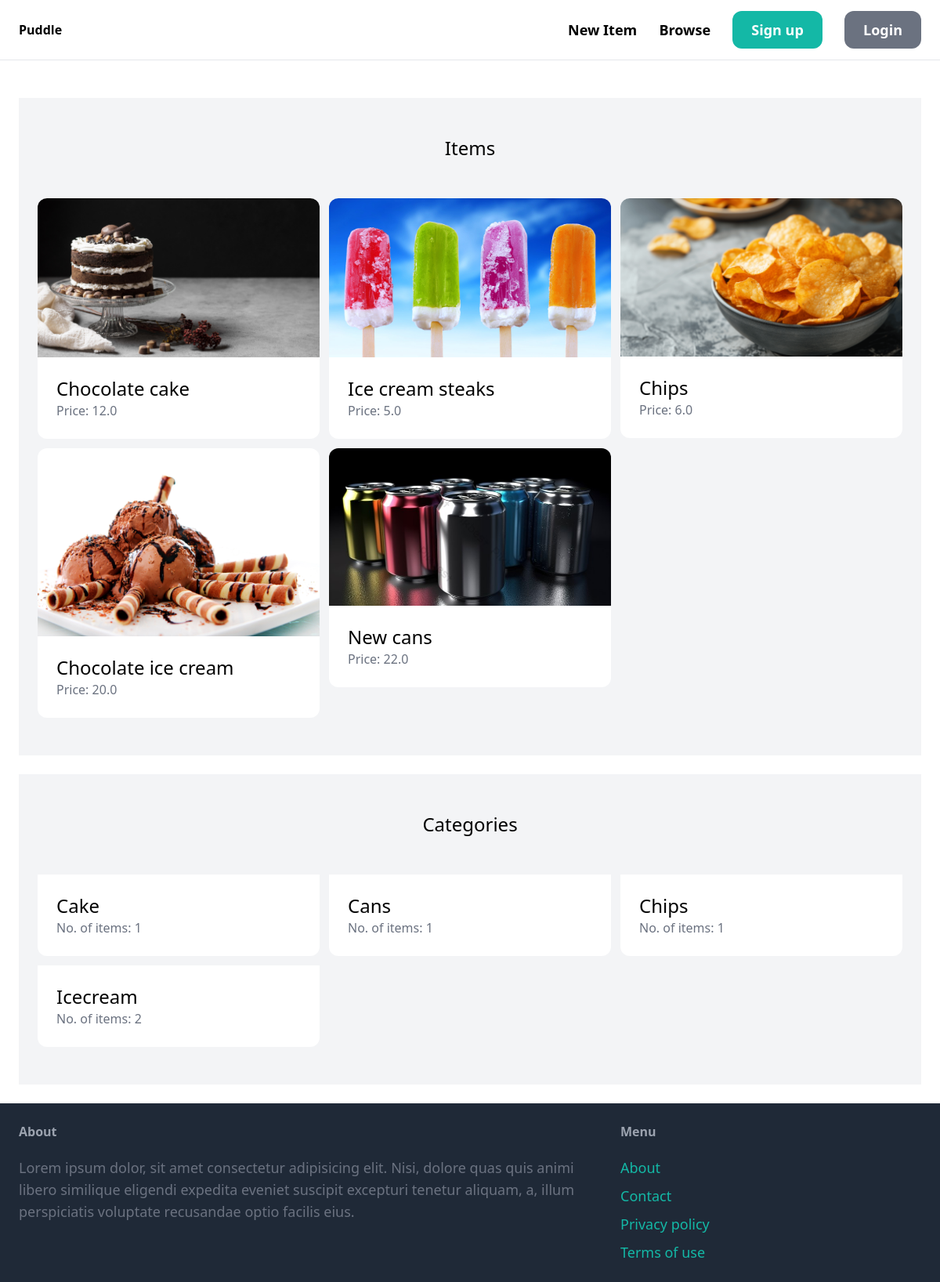
/, run on an earlier commit of the app's database.
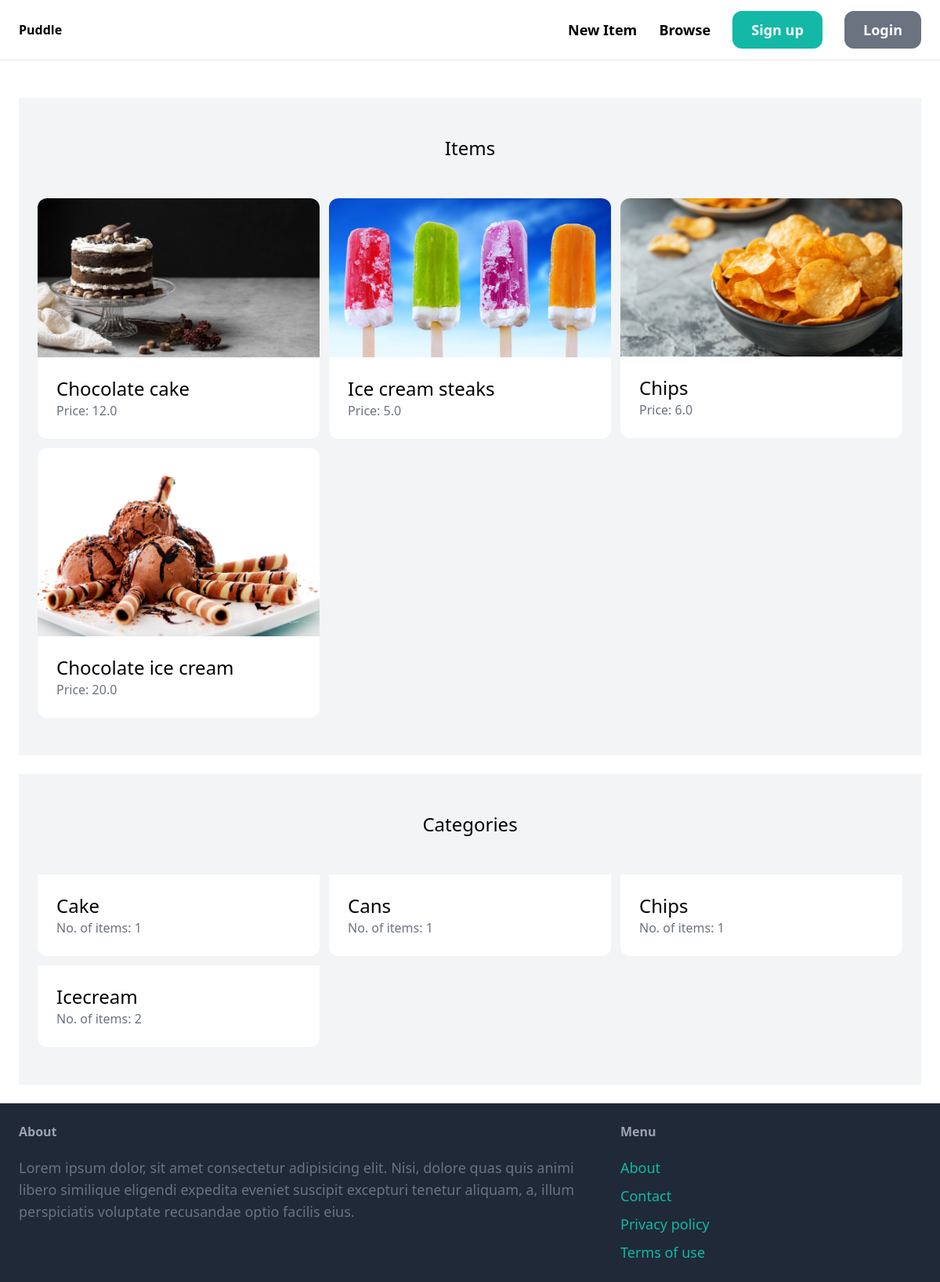
And on a later commit of the database.
### items/models.py (models this page shows, shortened)
class Item(models.Model):
    name = models.CharField(max_length=255)
    description = models.TextField(null=True, blank=True)
    price = models.FloatField()
    is_sold = models.BooleanField(default=False)
    created_at = models.DateTimeField(auto_now_add=True)
    created_by = models.ForeignKey(User, related_name='items', on_delete=models.CASCADE)
    category = models.ForeignKey(Category, related_name='items', on_delete=models.CASCADE)
    image = models.ImageField(upload_to='item_images', blank=True, null=True)

class Category(models.Model):
    name = models.CharField(max_length=255)
    class Meta:
        verbose_name_plural = 'Categories'
        ordering = ('name',)

### core/views.py (the view)
# urls.py: path('', views.index, name='index'),
def index(request):
    items = Item.objects.filter(is_sold=False)[0:6]
    categories = Category.objects.all()
    return render(request, 'core/index.html', {
        'categories': categories,
        'items': items
    })

### core/templates/core/index.html (shortened to what this page needs)
{% extends 'core/base.html' %}
{% block content %}
    <div class="mt-6 px-6 py-12 bg-gray-100 round-xl">
        <h2 class="mb-12 text-2xl text-center">Items</h2>
            <div class="grid grid-cols-3 gap-3">
                {% for item in items %}
                    <div>
                        <a href="{% url 'items:details' item.id %}">
                            <div>
                                <img src="{{ item.image.url }}" alt="item image" class="rounded-t-xl">
                            </div>
                            <div class="p-6 bg-white rounded-b-xl">
                                <h2 class="text-2xl">{{ item.name }}</h2>
                                <p class="text-gray-500">Price: {{ item.price }}</p>
                            </div>
                        </a>
                    </div>
                {% endfor %}
            </div>
    </div>
    <div class="mt-6 px-6 py-12 bg-gray-100 round-xl">
        <h2 class="mb-12 text-2xl text-center">Categories</h2>
            <div class="grid grid-cols-3 gap-3">
                {% for category in categories %}
                    <div>
                        <a href="#">
                            <div class="p-6 bg-white rounded-b-xl">
                                <h2 class="text-2xl">{{ category.name }}</h2>
                                <p class="text-gray-500">No. of items: {{ category.items.count }}</p>
                            </div>
                        </a>
                    </div>
                {% endfor %}
            </div>
    </div>
{% endblock %}

What changed in the data, as far as the page shows it:
removed Item: image (picture), name "New cans", price "22.0"
